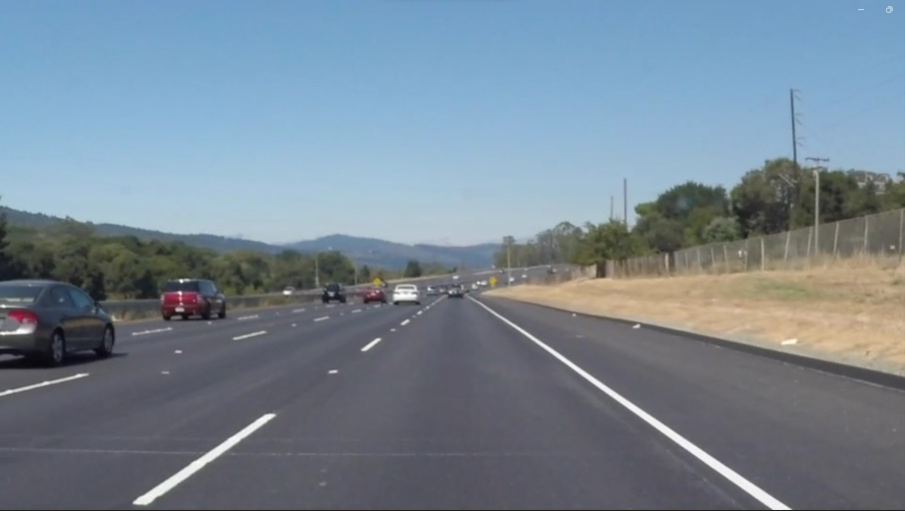
#> input picture test2_img.jpeg, 1809 x 1022 px (shown at 1/2 size)
$ python line_detect.py
#> lines starting #> are read from the running program, lines starting #| are printed output that depends on the picture; after the words box and inside, x2 and y2 are one past the last pixel; in counts of white or black regions, pixels touching at a corner belong together
#> further down, image is the input picture: shape (1022, 1809, 3); mean B, G, R 147.3, 134.1, 118.9
import cv2
import numpy as np
import matplotlib.pyplot as plt


def make_coordinates(image, line_parameters):
    slope, intercept = line_parameters
    y1 = image.shape[0]
    y2 = int(y1*(3/5))
    x1 = int((y1-intercept)/slope)
    x2 = int((y2-intercept)/slope)
    return np.array([x1, y1, x2, y2])

def average_slope_intercept(image, lines):
    left_fit = []
    right_fit = []
    for line in lines:
        x1, y1, x2, y2 = line.reshape(4)
        parameters = np.polyfit((x1,x2), (y1,y2), 1)
        slope = parameters[0]
        intercept = parameters[1]
        if slope < 0:
            left_fit.append((slope, intercept))
        else:
            right_fit.append((slope, intercept))
    left_fit_average = np.average(left_fit, axis=0)
    right_fit_average = np.average(right_fit, axis=0)
    left_line = make_coordinates(image, left_fit_average)
    right_line = make_coordinates(image, right_fit_average)
    return np.array([left_line, right_line])

def canny(image):
    gray = cv2.cvtColor(image, cv2.COLOR_RGB2GRAY)
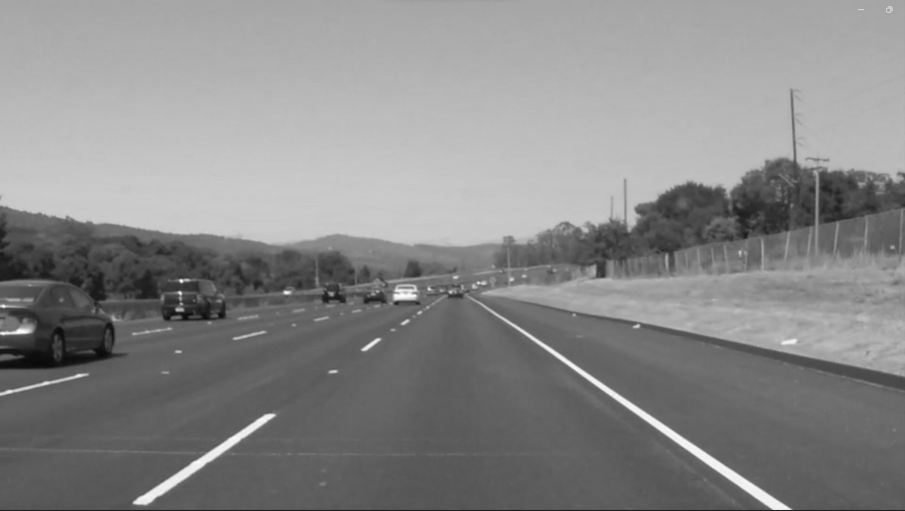
#> gray: shape (1022, 1809) (shown at 1/2 size); min 10, max 255, mean 136.3
    blur = cv2.GaussianBlur(gray, (5,5), 0)
    canny = cv2.Canny(blur,50,150)
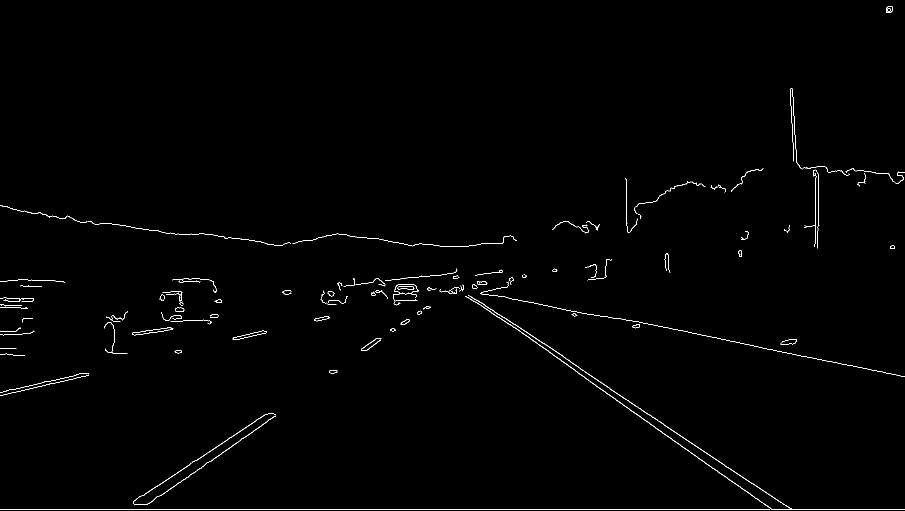
#> canny: shape (1022, 1809) (shown at 1/2 size); 0.72% white in thin lines or dots
    return canny

def display_lines(image, lines):
    line_image = np.zeros_like(image)

    for line in lines:
        x1,y1,x2,y2 = line.reshape(4)
        cv2.line(line_image, (x1,y1), (x2,y2), (255,0,0), 10)
    return line_image

def region_of_interest(image):
    height = image.shape[0]
#> height = 1022
    polygons = np.array([
    [(200, height), (1650, height), (880, 560)]
    ])
#> polygons = [[200, 1022], [1650, 1022], [880, 560]]
    mask = np.zeros_like(image)
    cv2.fillPoly(mask, polygons, 255)
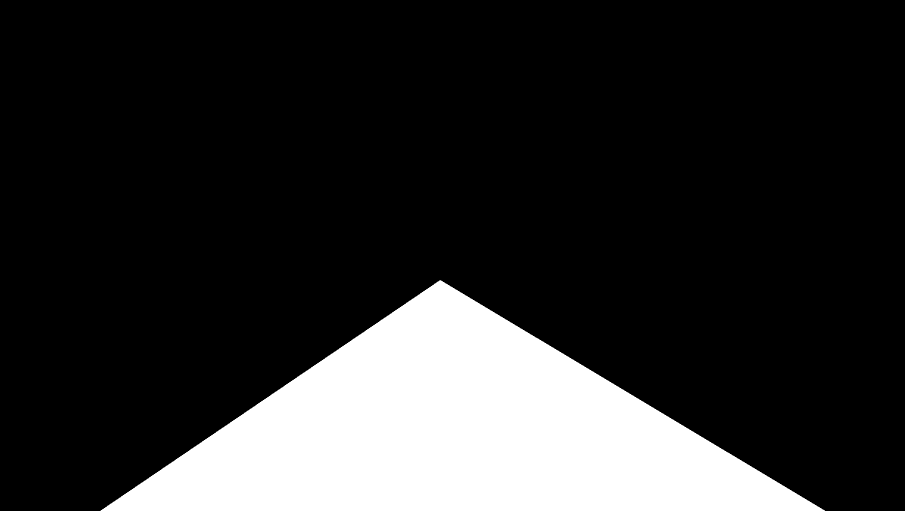
#> mask: shape (1022, 1809) (shown at 1/2 size); 18.1% white; 1 white region, box (x1, y1, x2, y2) and area: (201, 560, 1650, 1022) 335213
    masked_image = cv2.bitwise_and(image, mask)
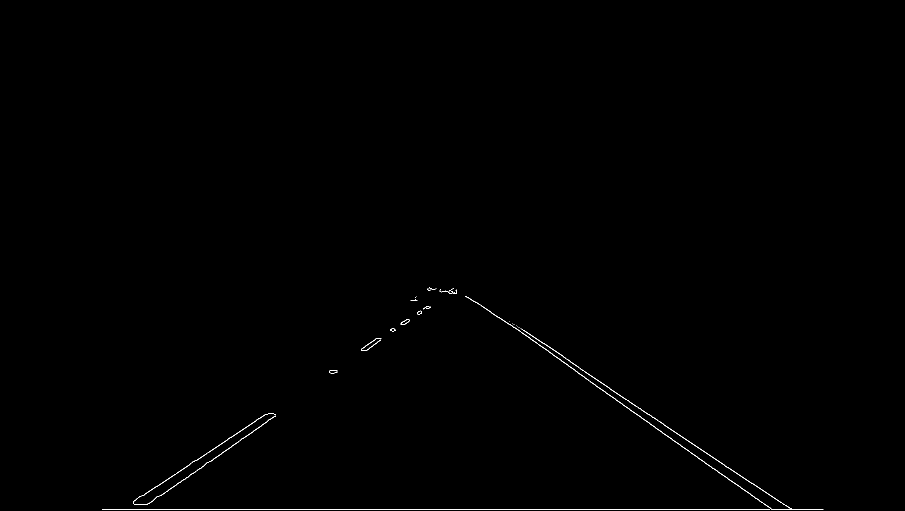
#> masked_image: shape (1022, 1809) (shown at 1/2 size); 0.25% white in thin lines or dots, all inside (x1, y1, x2, y2) = (204, 575, 1647, 1020)
    # cv2.imshow("test", masked_image)
    return masked_image


image = cv2.imread('test2_img.jpeg')
lane_image = np.copy(image)
canny_image = canny(lane_image)
cropped_image = region_of_interest(canny_image)
lines = cv2.HoughLinesP(cropped_image, 11, np.pi/180, 80, np.array([]), minLineLength=5, maxLineGap=25)
#> lines = 84 rows, first 6: [204, 1019, 1646, 1019], [1161, 738, 1257, 801], [1290, 841, 1542, 1018], [1259, 804, 1390, 890], [266, 1005, 459, 875], [438, 911, 551, 829]
averaged_lines = average_slope_intercept(lane_image, lines)
#> the loop in average_slope_intercept, `for line in lines:` made 84 passes
#> (x1, y1, x2, y2, slope, intercept) on passes 1 to 12: (204, 1019, 1646, 1019, 8.49e-17, 1019), (1161, 738, 1257, 801, 0.656, -23.91), (1290, 841, 1542, 1018, 0.702, -65.07), (1259, 804, 1390, 890, 0.656, -22.52), (266, 1005, 459, 875, -0.674, 1184.2), (438, 911, 551, 829, -0.726, 1228.8), (1519, 977, 1583, 1017, 0.625, 27.62), (1175, 758, 1225, 795, 0.74, -111.5), (976, 621, 1004, 638, 0.607, 28.43), (1079, 682, 1103, 696, 0.583, 52.58), (722, 698, 752, 677, -0.7, 1203.4), (1061, 678, 1074, 686, 0.615, 25.08)
#> after the loop in average_slope_intercept, `for line in lines:`: left_fit = 36 pairs, first value -0.846 to -0.653, second value 1176.6 to 1271.1; right_fit = 48 pairs, first value 8.49e-17 to 0.762, second value -130 to 1019
#> in average_slope_intercept, `left_fit_average = np.average(left_fit, axis=0)`: left_fit_average = [-0.723, 1217.8]
#> in average_slope_intercept, `right_fit_average = np.average(right_fit, axis=0)`: right_fit_average = [0.588, 63.17]
#> in make_coordinates, `slope, intercept = line_parameters`: slope = -0.723; intercept = 1217.8
#> in make_coordinates, `x1 = int((y1-intercept)/slope)`: x1 = 270
#> in make_coordinates, `x2 = int((y2-intercept)/slope)`: x2 = 836
#> in average_slope_intercept, `left_line = make_coordinates(image, left_fit_average)`: left_line = [270, 1022, 836, 613]
#> in average_slope_intercept, `right_line = make_coordinates(image, right_fit_average)`: right_line = [1632, 1022, 935, 613]
#> averaged_lines = [[270, 1022, 836, 613], [1632, 1022, 935, 613]]
line_image = display_lines(lane_image, averaged_lines)
#> the loop in display_lines, `for line in lines:` made 2 passes
#> after the loop in display_lines, `for line in lines:`:
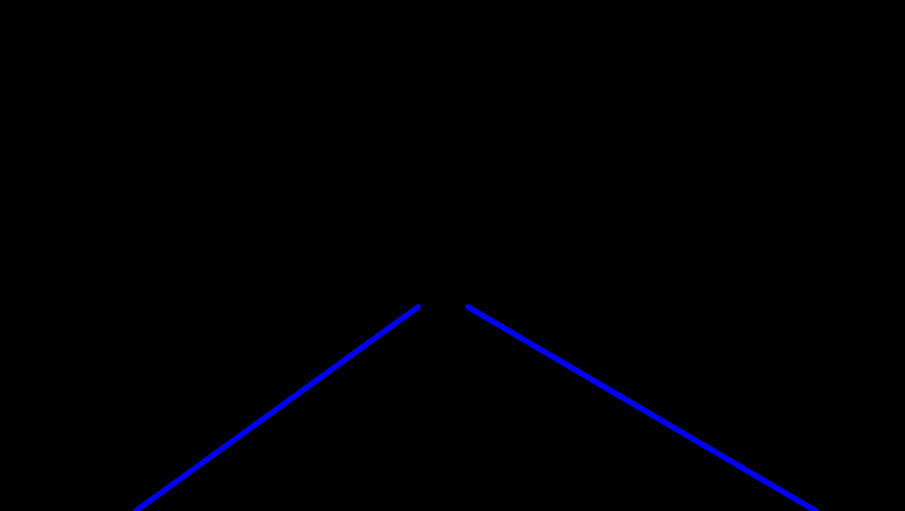
#> line_image: shape (1022, 1809, 3) (shown at 1/2 size); mean of channels 0, 1, 2 2.3, 0, 0; drawn as B, G, R
combo_image = cv2.addWeighted(lane_image, 0.8, line_image, 1, 1)
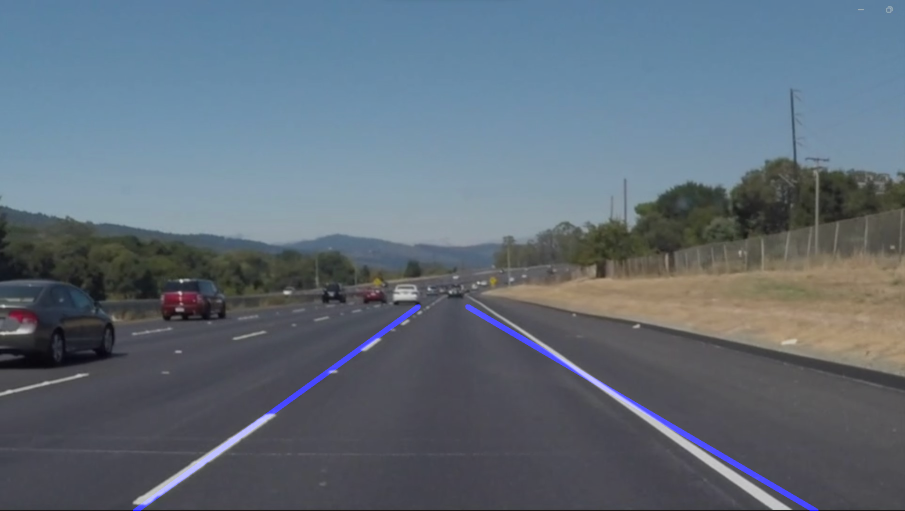
#> combo_image: shape (1022, 1809, 3) (shown at 1/2 size); mean B, G, R 120.1, 108.2, 96.2
cv2.imshow("Img", combo_image)
cv2.waitKey(0)
